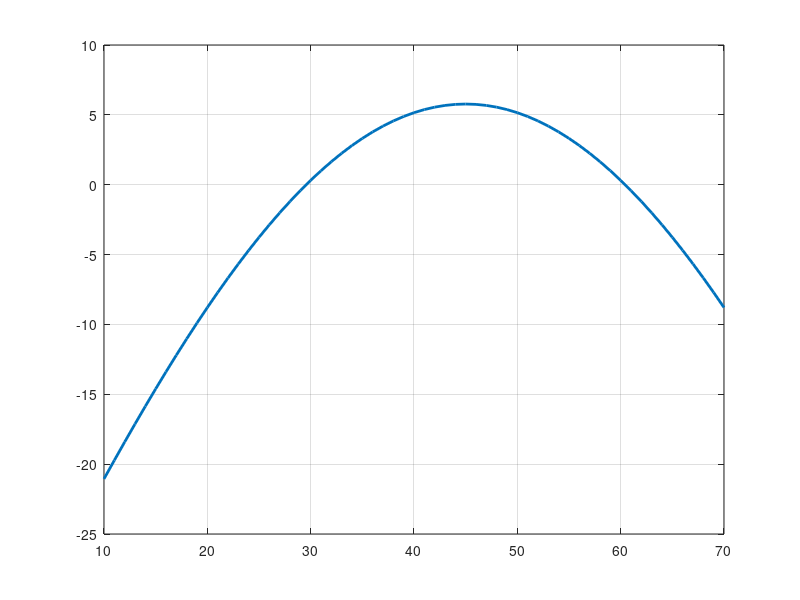

Recreate this plot in MATLAB. (Note: this script raises an error after producing the figure.)
%[text] # Week 5 Lecture Demonstration: Root Finding for Projectile Range
%[text] **LECTURE DEMONSTRATION**
%[text] PHY4605 Physics-First Reproducible MATLAB Notebook
%%
%[text] ## Physical Question and Learning Outcomes
%[text] A projectile is launched from level ground with speed $v_0=20$ m/s. What low launch angle makes the range equal to a 35 m target distance, and how can bisection and Newton's method find that angle from a residual rather than from a rearranged formula?
%[text] **Learning outcomes.** By the end of this demonstration, you can rewrite a physical target condition as a residual $f(\theta)=0$, identify a sign-changing bracket on a residual graph, and trace scaffolded bisection and Newton updates using one residual-based stopping rule.
%%
%[text] ## Model, Assumptions, Variables, and Units
%[text] Use the familiar level-ground projectile range model $R(\theta)=v_0^2\sin(2\theta)/g$. The unknown is the launch angle `theta_deg` in degrees. The output model range is `range_m` in metres. The residual is `residual_m = range_m - target_m`; it is positive when the model overshoots the target and negative when it undershoots.
v0_mps = 20;          % launch speed (m/s)
g_mps2 = 9.81;        % gravitational acceleration (m/s^2)
target_m = 35;        % target range (m)
tolerance_m = 1e-3;   % one supplied residual stopping rule (m)
%%
%[text] ## Prediction Before Computing
%[text] At a very small angle, the range is too short. At a moderately larger low angle, the range may exceed 35 m. A useful bracket should therefore have one negative residual and one positive residual. This demonstration deliberately finds the low-angle root; a second high-angle root is not part of the Core route.
%%
%[text] ## Build the Residual From the Physical Equation
%[text] First evaluate the range and residual on an angle array. The graph is not decoration: it shows where the residual crosses zero and whether the chosen bracket changes sign.
theta_scan_deg = 10:1:70;
range_scan_m = (v0_mps^2/g_mps2).*sind(2*theta_scan_deg);
residual_scan_m = range_scan_m - target_m;
plot(theta_scan_deg,residual_scan_m,'LineWidth',2)
grid on
yline(0,'--')
xlabel('Launch angle, theta (degree)')
ylabel('Residual, f(theta) = R(theta) - target (m)')
title('Projectile-Range Residual for a 35 m Target')
%%
%[text] ## Identify a Sign-Changing Bracket
%[text] Choose the low-angle bracket from 20 degrees to 40 degrees. The left residual is negative and the right residual is positive, so a zero crossing lies between them. For bisection, the sign change is the safety evidence.
left_deg = 20;
right_deg = 40;
f_left_m = (v0_mps^2/g_mps2)*sind(2*left_deg) - target_m
f_right_m = (v0_mps^2/g_mps2)*sind(2*right_deg) - target_m
assert(f_left_m*f_right_m < 0, ...
    'The chosen bisection bracket must contain a sign change.')
%%
%[text] ## Bisection Algorithm Before MATLAB
%[text] Bisection repeatedly halves a sign-changing interval. Compute the midpoint, evaluate the residual there, keep the half interval that still has opposite signs at its ends, and stop when the residual magnitude is below the supplied tolerance.
%%
%[text] ## Run the Scaffolded Bisection Loop
%[text] The loop below keeps the bracket visible. It does not require a blank-page implementation: the learning job is to trace the midpoint and interval update.
max_iterations = 40;
bis_left_deg = left_deg;
bis_right_deg = right_deg;
bis_history = zeros(max_iterations,5);
for iteration = 1:max_iterations
    mid_deg = (bis_left_deg + bis_right_deg)/2;
    f_mid_m = (v0_mps^2/g_mps2)*sind(2*mid_deg) - target_m;
    bis_history(iteration,:) = [iteration, bis_left_deg, mid_deg, bis_right_deg, f_mid_m];
    if abs(f_mid_m) < tolerance_m
        break
    end
    f_bis_left_m = (v0_mps^2/g_mps2)*sind(2*bis_left_deg) - target_m;
    if f_bis_left_m*f_mid_m < 0
        bis_right_deg = mid_deg;
    else
        bis_left_deg = mid_deg;
    end
end
bisection_root_deg = mid_deg
bisection_residual_m = f_mid_m
bisection_iterations = iteration
bisection_trace = array2table(bis_history(1:iteration,:), ...
    'VariableNames',{'Iteration','Left_deg','Mid_deg','Right_deg','Residual_at_mid_m'})
%%
%[text] ## Newton's Tangent Update Idea
%[text] Newton's method uses the current angle, the residual there, and the local slope of the residual to predict where the tangent line crosses zero. The update is `next = current - residual/slope`. Here the slope is measured in metres per degree.
newton_start_deg = 25;
%%
%[text] ## Run the Scaffolded Newton Loop
%[text] Start from 25 degrees near the low-angle root. The code records each angle, residual, and slope so the update can be traced without treating Newton as a black box.
newton_theta_deg = newton_start_deg;
newton_history = zeros(max_iterations,4);
for iteration = 1:max_iterations
    f_current_m = (v0_mps^2/g_mps2)*sind(2*newton_theta_deg) - target_m;
    slope_m_per_deg = (v0_mps^2/g_mps2)*cosd(2*newton_theta_deg)*(2*pi/180);
    newton_history(iteration,:) = [iteration, newton_theta_deg, f_current_m, slope_m_per_deg];
    if abs(f_current_m) < tolerance_m
        break
    end
    newton_theta_deg = newton_theta_deg - f_current_m/slope_m_per_deg;
end
newton_root_deg = newton_theta_deg
newton_residual_m = f_current_m
newton_iterations = iteration
newton_trace = array2table(newton_history(1:iteration,:), ...
    'VariableNames',{'Iteration','Theta_deg','Residual_m','Slope_m_per_deg'})
%%
%[text] ## Core Validation: Substitute the Root Back Into the Residual
%[text] The required validation is direct substitution. If the computed angle is credible, the model range at that angle should differ from the target by less than the supplied residual tolerance.
validated_range_m = (v0_mps^2/g_mps2)*sind(2*bisection_root_deg)
validated_residual_m = validated_range_m - target_m
assert(abs(validated_residual_m) < tolerance_m, ...
    'Root validation failed: residual is larger than the supplied tolerance.')
%%
%[text] ## Interpret the Physical Meaning
%[text] The low-angle launch angle is about 29.6 degrees. In the model, launching at this angle with speed 20 m/s gives a range of approximately 35 m on level ground. A residual near zero means the model output matches the target condition; it does not prove the real projectile model includes air resistance or launch-height effects.
root_summary = table(bisection_root_deg,newton_root_deg,validated_range_m,validated_residual_m, ...
    'VariableNames',{'BisectionRoot_deg','NewtonRoot_deg','ValidatedRange_m','ValidatedResidual_m'})
%%
%[text] ## Working Exposure: Guaranteed Bracket Versus Faster Local Method
%[text] Bisection is slower but keeps a sign-changing bracket, so it is safer for this one-dimensional problem. Newton can need fewer iterations, but it relies on a good starting value and a useful slope. Iteration count is only one limited measure of computational cost; correctness still depends on the residual and physical interpretation.
iteration_comparison = table(bisection_iterations,newton_iterations, ...
    'VariableNames',{'BisectionIterations','NewtonIterations'})
%%
%[text] ## Optional Stretch: The Other Projectile Angle
%[text] The same level-ground projectile model has a second high-angle solution for this target distance. Distinguishing all possible roots and proving uniqueness within a bracket are stretch topics. The Core route only requires one clearly stated bracket and one validated physical root.
high_angle_root_deg = 90 - bisection_root_deg
%%
%[text] ## Three Takeaways
%[text] First, root finding begins by turning a physical target condition into a residual $f(x)=0$. Second, bisection uses a sign-changing bracket and midpoint updates. Third, Newton uses a local tangent update, but every computed root must still be validated by substituting it back into the residual.
%%
%[text] ## Reproducibility Record
%[text] Run sections from top to bottom in a fresh MATLAB session. This demonstration requires MATLAB R2025a or later and base MATLAB only. Locked values are `v0_mps=20`, `g_mps2=9.81`, `target_m=35`, bracket `[20,40]` degrees, Newton start `25` degrees, and residual tolerance `1e-3` m. No hidden Workspace state is required.

%[appendix]{"version":"1.0"}
